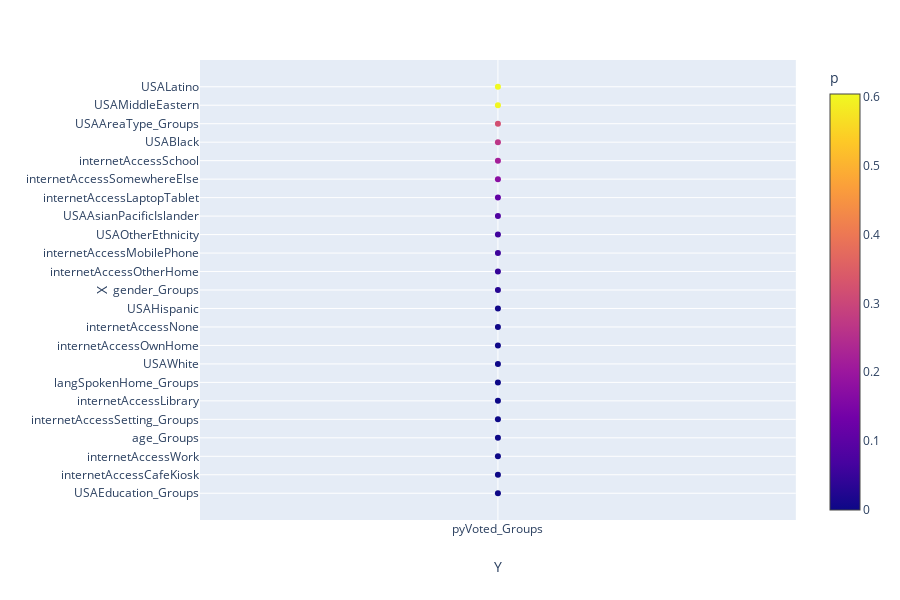

Notebook code cell kept with this figure:
### Markdown cell above
The following plot provides a fairly straight forward visual representation of the relevant feature combinations. There are two important things to understand about his plot. First, remember that lower p values are better for this purpose so the darker the color the better. Second, you will notice that most of the p values here are <.05 which should serve to further the decision to focus our investigation in the way we chose to.

### Code cell
fig = px.scatter(DemoVotedresults, x="Y", y="X", color="p",
                 hover_name="X", size_max=60)
fig.update_xaxes(type='category')
fig.show()

### Figure 1 — Plotly figure (JSON) as saved in the notebook; plotly's stock layout.template omitted (floating-point values rounded to 4 significant figures)
{"data": [{"hoverlabel": {"namelength": 0}, "hovertemplate": "<b>%{hovertext}</b><br><br>Y=%{x}<br>X=%{y}<br>p=%{marker.color}", "hovertext": ["USAEducation_Groups", "internetAccessCafeKiosk", "internetAccessWork", "age_Groups", "internetAccessSetting_Groups", "internetAccessLibrary", "langSpokenHome_Groups", "USAWhite", "internetAccessOwnHome", "internetAccessNone", "USAHispanic", "gender_Groups", "internetAccessOtherHome", "internetAccessMobilePhone", "USAOtherEthnicity", "USAAsianPacificIslander", "internetAccessLaptopTablet", "internetAccessSomewhereElse", "internetAccessSchool", "USABlack", "USAAreaType_Groups", "USAMiddleEastern", "USALatino"], "legendgroup": "", "marker": {"color": [7.781e-23, 1.252e-09, 3.596e-09, 4.569e-07, 1.501e-05, 2.502e-05, 0.000142, 0.001663, 0.00201, 0.00343, 0.005564, 0.03035, 0.04805, 0.05728, 0.06099, 0.08183, 0.108, 0.1733, 0.2185, 0.2663, 0.3196, 0.6005, 0.6041], "coloraxis": "coloraxis", "symbol": "circle"}, "mode": "markers", "name": "", "showlegend": false, "type": "scatter", "x": ["pyVoted_Groups", "pyVoted_Groups", "pyVoted_Groups", "pyVoted_Groups", "pyVoted_Groups", "pyVoted_Groups", "pyVoted_Groups", "pyVoted_Groups", "pyVoted_Groups", "pyVoted_Groups", "pyVoted_Groups", "pyVoted_Groups", "pyVoted_Groups", "pyVoted_Groups", "pyVoted_Groups", "pyVoted_Groups", "pyVoted_Groups", "pyVoted_Groups", "pyVoted_Groups", "pyVoted_Groups", "pyVoted_Groups", "pyVoted_Groups", "pyVoted_Groups"], "xaxis": "x", "y": ["USAEducation_Groups", "internetAccessCafeKiosk", "internetAccessWork", "age_Groups", "internetAccessSetting_Groups", "internetAccessLibrary", "langSpokenHome_Groups", "USAWhite", "internetAccessOwnHome", "internetAccessNone", "USAHispanic", "gender_Groups", "internetAccessOtherHome", "internetAccessMobilePhone", "USAOtherEthnicity", "USAAsianPacificIslander", "internetAccessLaptopTablet", "internetAccessSomewhereElse", "internetAccessSchool", "USABlack", "USAAreaType_Groups", "USAMiddleEastern", "USALatino"], "yaxis": "y"}], "layout": {"coloraxis": {"colorbar": {"title": {"text": "p"}}, "colorscale": [[0, "#0d0887"], [0.1111, "#46039f"], [0.2222, "#7201a8"], [0.3333, "#9c179e"], [0.4444, "#bd3786"], [0.5556, "#d8576b"], [0.6667, "#ed7953"], [0.7778, "#fb9f3a"], [0.8889, "#fdca26"], [1, "#f0f921"]]}, "height": 600, "legend": {"tracegroupgap": 0}, "margin": {"t": 60}, "xaxis": {"anchor": "y", "domain": [0, 0.98], "title": {"text": "Y"}, "type": "category"}, "yaxis": {"anchor": "x", "domain": [0, 1], "title": {"text": "X"}}}}
